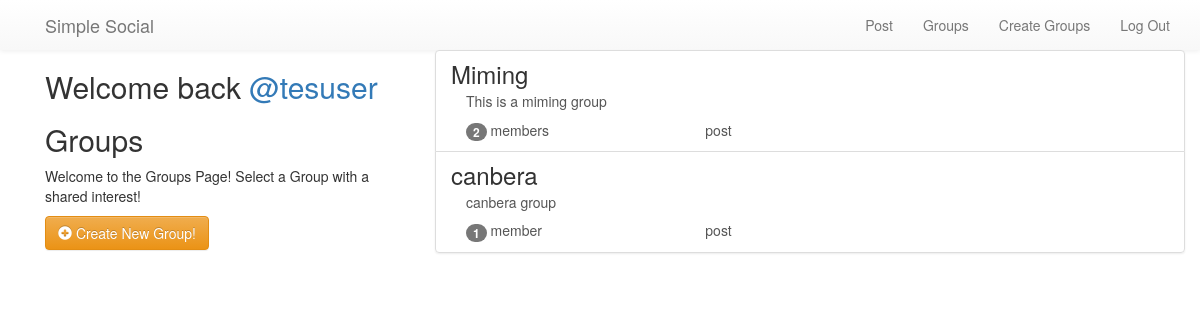
Screenshot of /groups/ (signed in) with the database file from the repository.
### groups/models.py (models this page shows, shortened)
class Group(models.Model):
	name = models.CharField(max_length=255, unique=True)
	slug = models.SlugField(allow_unicode=True, unique=True)
	description = models.TextField(blank=True, default='')
	description_html = models.TextField(editable=False, default='', blank=True)
	members = models.ManyToManyField(User, through='GroupMember')

### groups/views.py (the view)
class ListGroups(generic.ListView):
	model = Group

### groups/templates/groups/group_list.html (shortened to what this page needs)
{% extends "groups/group_base.html" %}
{% block pregroup %}
<div class="col-md-4">
	<div class="content">
		{% if user.is_authenticated %}
		<h2>
			Welcome back
			<a href="{% url 'posts:for_user' username=user.username %}">@{{user.username }}</a>
		</h2>
    {% endif %}
			<h2>Groups</h2>
			<p>Welcome to the Groups Page! Select a Group with a shared interest!</p>
	</div>
	{% if user.is_authenticated %}
	<a href="{% url 'groups:create' %}" class="btn btn-md btn-fill btn-warning"><span class="glyphicon glyphicon-plus-sign"></span> Create New Group!</a>
	{% endif %}
</div>
{% endblock %}
{% block group_content %}
<div class="col-md-8">
	<div class="list-group">
		{% for group in object_list %}
		  <a class="list-group-item" href="{% url 'groups:single' slug=group.slug %}">
			     <h3 class="title list-group-item-heading">{{ group.name }}</h3>
			<div class="list-group-item-text container-fluid">
				{{ group.description_html|safe }}
				<div class="row">
					<div class="col-md-4">
						<span class="badge">{{ group.members.count }}</span> member{{ group.members.count|pluralize }}
					</div>
					<div class="col-md-4">
						 post{{ group.posts.count|pluralize }}
					</div>
				</div>
			</div>
		</a>
		{% endfor %}
	</div>
</div>
{% endblock %}

### rows the page displays
Group: name "Miming", description_html "This is a miming group", members.count "2"
Group: name "canbera", description_html "canbera group", members.count "1"

### other values shown
{{ user.username }} "tesuser"
